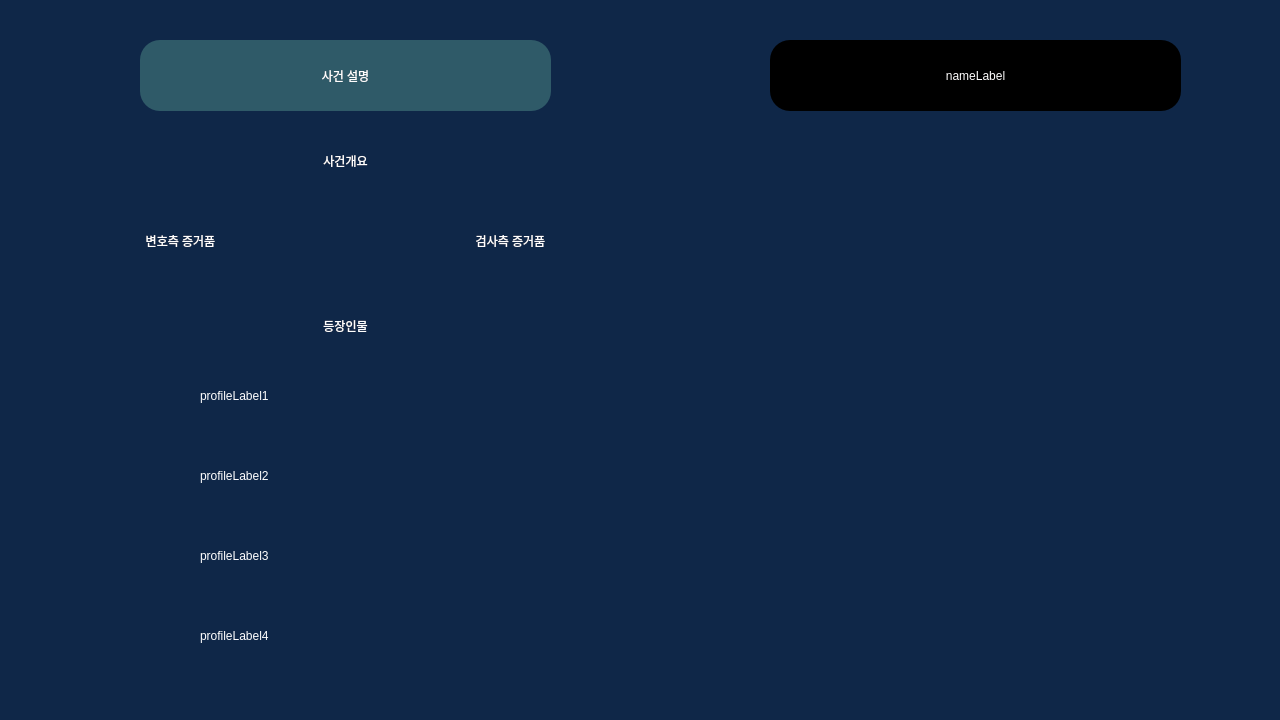
<?xml version="1.0" encoding="UTF-8"?>
<ui version="4.0">
 <class>generateWindow2</class>
 <widget class="QDialog" name="generateWindow2">
  <property name="geometry">
   <rect>
    <x>0</x>
    <y>0</y>
    <width>1280</width>
    <height>720</height>
   </rect>
  </property>
  <property name="windowTitle">
   <string>LogiCourt_AI</string>
  </property>
  <property name="styleSheet">
   <string notr="true">QDialog{
	background-color: rgb(15, 39, 72);
}</string>
  </property>
  <widget class="QPushButton" name="caseGenerateLabel">
   <property name="geometry">
    <rect>
     <x>140</x>
     <y>40</y>
     <width>411</width>
     <height>71</height>
    </rect>
   </property>
   <property name="styleSheet">
    <string notr="true">QPushButton{
	background-color: rgb(47, 90, 104);
	color: rgb(255, 254, 254);
	border-radius: 20px;
	font: 24pt &quot;나눔고딕 ExtraBold&quot;;
}</string>
   </property>
   <property name="text">
    <string>사건 설명</string>
   </property>
   <property name="checkable">
    <bool>false</bool>
   </property>
   <property name="checked">
    <bool>false</bool>
   </property>
  </widget>
  <widget class="QPushButton" name="nameLabel">
   <property name="geometry">
    <rect>
     <x>770</x>
     <y>40</y>
     <width>411</width>
     <height>71</height>
    </rect>
   </property>
   <property name="styleSheet">
    <string notr="true">QPushButton{
	background-color: rgb(0, 0, 0);
	boder-radius: 20px;
	color: rgb(255, 254, 254);
	border-radius: 20px;
	font: 24pt &quot;나눔고딕 ExtraBold&quot;;
}</string>
   </property>
   <property name="text">
    <string>nameLabel</string>
   </property>
   <property name="checkable">
    <bool>false</bool>
   </property>
   <property name="checked">
    <bool>false</bool>
   </property>
  </widget>
  <widget class="QLabel" name="profileImage">
   <property name="geometry">
    <rect>
     <x>700</x>
     <y>140</y>
     <width>551</width>
     <height>551</height>
    </rect>
   </property>
   <property name="autoFillBackground">
    <bool>false</bool>
   </property>
   <property name="styleSheet">
    <string notr="true">QLabel{
	/* 스타일시트는 스케일 설정 불가능. pixMap으로 설정해야 함 */
	/* image:url(:/images/imageNotFound.png); */
	color: rgb(255, 255, 255);
	font: 20pt &quot;나눔고딕&quot;;
}
</string>
   </property>
   <property name="text">
    <string/>
   </property>
   <property name="scaledContents">
    <bool>true</bool>
   </property>
   <property name="alignment">
    <set>Qt::AlignCenter</set>
   </property>
  </widget>
  <widget class="QPushButton" name="overviewButton">
   <property name="geometry">
    <rect>
     <x>270</x>
     <y>140</y>
     <width>151</width>
     <height>41</height>
    </rect>
   </property>
   <property name="styleSheet">
    <string notr="true">QPushButton{
	boder-radius: 20px;
	color: rgb(255, 255, 255);
	border-radius: 20px;
	font: 20pt &quot;나눔고딕 ExtraBold&quot;;
}

QPushButton:hover{
	border-radius: 20px;
	font: 24pt &quot;나눔고딕 ExtraBold&quot;;
}
QPushButton:pressed{
	border-radius: 20px;
	font: 24pt &quot;나눔고딕 ExtraBold&quot;;
}</string>
   </property>
   <property name="text">
    <string>사건개요</string>
   </property>
  </widget>
  <widget class="QPushButton" name="lawyerEvidenceButton">
   <property name="geometry">
    <rect>
     <x>80</x>
     <y>220</y>
     <width>201</width>
     <height>41</height>
    </rect>
   </property>
   <property name="styleSheet">
    <string notr="true">QPushButton{
	boder-radius: 20px;
	color: rgb(255, 255, 255);
	border-radius: 20px;
	font: 20pt &quot;나눔고딕 ExtraBold&quot;;
}

QPushButton:hover{
	border-radius: 20px;
	font: 24pt &quot;나눔고딕 ExtraBold&quot;;
}
QPushButton:pressed{
	border-radius: 20px;
	font: 24pt &quot;나눔고딕 ExtraBold&quot;;
}</string>
   </property>
   <property name="text">
    <string>변호측 증거품</string>
   </property>
  </widget>
  <widget class="QPushButton" name="prosecutorEvidenceButton">
   <property name="geometry">
    <rect>
     <x>410</x>
     <y>220</y>
     <width>201</width>
     <height>41</height>
    </rect>
   </property>
   <property name="styleSheet">
    <string notr="true">QPushButton{
	boder-radius: 20px;
	color: rgb(255, 255, 255);
	border-radius: 20px;
	font: 20pt &quot;나눔고딕 ExtraBold&quot;;
}

QPushButton:hover{
	border-radius: 20px;
	font: 24pt &quot;나눔고딕 ExtraBold&quot;;
}
QPushButton:pressed{
	border-radius: 20px;
	font: 24pt &quot;나눔고딕 ExtraBold&quot;;
}</string>
   </property>
   <property name="text">
    <string>검사측 증거품</string>
   </property>
  </widget>
  <widget class="QLabel" name="profileTitleLabel">
   <property name="geometry">
    <rect>
     <x>20</x>
     <y>310</y>
     <width>651</width>
     <height>31</height>
    </rect>
   </property>
   <property name="styleSheet">
    <string notr="true">QLabel{
	color: rgb(255, 255, 255);
	font: 20pt &quot;나눔고딕 ExtraBold&quot;;
}</string>
   </property>
   <property name="text">
    <string>등장인물</string>
   </property>
   <property name="alignment">
    <set>Qt::AlignCenter</set>
   </property>
  </widget>
  <widget class="QLabel" name="profileLabel1">
   <property name="geometry">
    <rect>
     <x>200</x>
     <y>370</y>
     <width>471</width>
     <height>51</height>
    </rect>
   </property>
   <property name="styleSheet">
    <string notr="true">QLabel{
	color: rgb(255, 255, 255);
	font: 20pt &quot;나눔고딕&quot;;
}</string>
   </property>
   <property name="text">
    <string>profileLabel1</string>
   </property>
   <property name="alignment">
    <set>Qt::AlignLeading|Qt::AlignLeft|Qt::AlignVCenter</set>
   </property>
   <property name="margin">
    <number>0</number>
   </property>
  </widget>
  <widget class="QLabel" name="profileLabel2">
   <property name="geometry">
    <rect>
     <x>200</x>
     <y>450</y>
     <width>471</width>
     <height>51</height>
    </rect>
   </property>
   <property name="styleSheet">
    <string notr="true">QLabel{
	color: rgb(255, 255, 255);
	font: 20pt &quot;나눔고딕&quot;;
}</string>
   </property>
   <property name="text">
    <string>profileLabel2</string>
   </property>
   <property name="alignment">
    <set>Qt::AlignLeading|Qt::AlignLeft|Qt::AlignVCenter</set>
   </property>
   <property name="margin">
    <number>0</number>
   </property>
  </widget>
  <widget class="QLabel" name="profileLabel3">
   <property name="geometry">
    <rect>
     <x>200</x>
     <y>530</y>
     <width>471</width>
     <height>51</height>
    </rect>
   </property>
   <property name="styleSheet">
    <string notr="true">QLabel{
	color: rgb(255, 255, 255);
	font: 20pt &quot;나눔고딕&quot;;
}</string>
   </property>
   <property name="text">
    <string>profileLabel3</string>
   </property>
   <property name="alignment">
    <set>Qt::AlignLeading|Qt::AlignLeft|Qt::AlignVCenter</set>
   </property>
   <property name="margin">
    <number>0</number>
   </property>
  </widget>
  <widget class="QLabel" name="profileLabel4">
   <property name="geometry">
    <rect>
     <x>200</x>
     <y>610</y>
     <width>471</width>
     <height>51</height>
    </rect>
   </property>
   <property name="styleSheet">
    <string notr="true">QLabel{
	color: rgb(255, 255, 255);
	font: 20pt &quot;나눔고딕&quot;;
}</string>
   </property>
   <property name="text">
    <string>profileLabel4</string>
   </property>
   <property name="alignment">
    <set>Qt::AlignLeading|Qt::AlignLeft|Qt::AlignVCenter</set>
   </property>
   <property name="margin">
    <number>0</number>
   </property>
  </widget>
 </widget>
 <resources>
  <include location="assets/resource.qrc"/>
 </resources>
 <connections/>
</ui>
